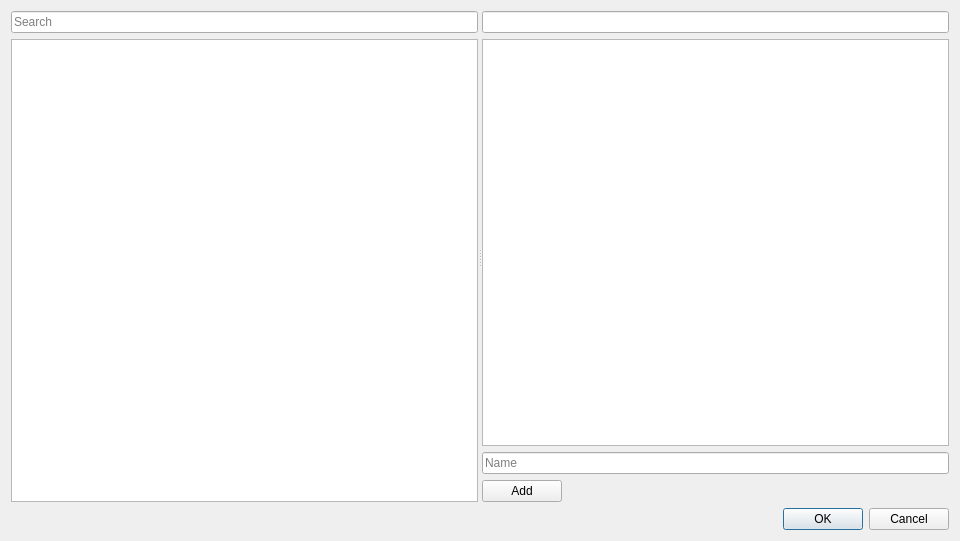
<?xml version="1.0" encoding="UTF-8"?>
<ui version="4.0">
 <class>EnergyDialog</class>
 <widget class="QDialog" name="EnergyDialog">
  <property name="geometry">
   <rect>
    <x>0</x>
    <y>0</y>
    <width>960</width>
    <height>541</height>
   </rect>
  </property>
  <property name="windowTitle">
   <string>Dialog</string>
  </property>
  <layout class="QVBoxLayout" name="verticalLayout_3">
   <item>
    <widget class="QSplitter" name="splitter">
     <property name="orientation">
      <enum>Qt::Horizontal</enum>
     </property>
     <widget class="QWidget" name="layoutWidget">
      <layout class="QVBoxLayout" name="verticalLayout_2">
       <item>
        <widget class="QLineEdit" name="leFilterAvailable">
         <property name="sizePolicy">
          <sizepolicy hsizetype="Minimum" vsizetype="Fixed">
           <horstretch>0</horstretch>
           <verstretch>0</verstretch>
          </sizepolicy>
         </property>
         <property name="placeholderText">
          <string>Search</string>
         </property>
         <property name="clearButtonEnabled">
          <bool>true</bool>
         </property>
        </widget>
       </item>
       <item>
        <widget class="QTableView" name="tvAvailable">
         <property name="sizePolicy">
          <sizepolicy hsizetype="Minimum" vsizetype="Expanding">
           <horstretch>0</horstretch>
           <verstretch>0</verstretch>
          </sizepolicy>
         </property>
         <property name="editTriggers">
          <set>QAbstractItemView::NoEditTriggers</set>
         </property>
         <property name="alternatingRowColors">
          <bool>true</bool>
         </property>
         <property name="selectionBehavior">
          <enum>QAbstractItemView::SelectRows</enum>
         </property>
         <property name="sortingEnabled">
          <bool>true</bool>
         </property>
        </widget>
       </item>
      </layout>
     </widget>
     <widget class="QWidget" name="layoutWidget">
      <layout class="QVBoxLayout" name="verticalLayout">
       <item>
        <widget class="QLineEdit" name="leEnrgProfile">
         <property name="readOnly">
          <bool>true</bool>
         </property>
         <property name="clearButtonEnabled">
          <bool>false</bool>
         </property>
        </widget>
       </item>
       <item>
        <widget class="QTableView" name="tvProfileEnrg">
         <property name="editTriggers">
          <set>QAbstractItemView::NoEditTriggers</set>
         </property>
         <property name="alternatingRowColors">
          <bool>true</bool>
         </property>
         <property name="selectionBehavior">
          <enum>QAbstractItemView::SelectItems</enum>
         </property>
         <attribute name="horizontalHeaderVisible">
          <bool>false</bool>
         </attribute>
        </widget>
       </item>
       <item>
        <widget class="QLineEdit" name="leName">
         <property name="placeholderText">
          <string>Name</string>
         </property>
         <property name="clearButtonEnabled">
          <bool>true</bool>
         </property>
        </widget>
       </item>
       <item>
        <layout class="QHBoxLayout" name="horizontalLayout">
         <item>
          <widget class="QPushButton" name="pbAddNew">
           <property name="text">
            <string>Add</string>
           </property>
          </widget>
         </item>
         <item>
          <spacer name="horizontalSpacer">
           <property name="orientation">
            <enum>Qt::Horizontal</enum>
           </property>
           <property name="sizeHint" stdset="0">
            <size>
             <width>40</width>
             <height>20</height>
            </size>
           </property>
          </spacer>
         </item>
        </layout>
       </item>
      </layout>
     </widget>
    </widget>
   </item>
   <item>
    <widget class="QDialogButtonBox" name="buttonBox">
     <property name="orientation">
      <enum>Qt::Horizontal</enum>
     </property>
     <property name="standardButtons">
      <set>QDialogButtonBox::Cancel|QDialogButtonBox::Ok</set>
     </property>
    </widget>
   </item>
  </layout>
 </widget>
 <resources/>
 <connections>
  <connection>
   <sender>buttonBox</sender>
   <signal>rejected()</signal>
   <receiver>EnergyDialog</receiver>
   <slot>reject()</slot>
   <hints>
    <hint type="sourcelabel">
     <x>316</x>
     <y>260</y>
    </hint>
    <hint type="destinationlabel">
     <x>286</x>
     <y>274</y>
    </hint>
   </hints>
  </connection>
  <connection>
   <sender>buttonBox</sender>
   <signal>accepted()</signal>
   <receiver>EnergyDialog</receiver>
   <slot>accept()</slot>
   <hints>
    <hint type="sourcelabel">
     <x>248</x>
     <y>254</y>
    </hint>
    <hint type="destinationlabel">
     <x>157</x>
     <y>274</y>
    </hint>
   </hints>
  </connection>
 </connections>
</ui>
